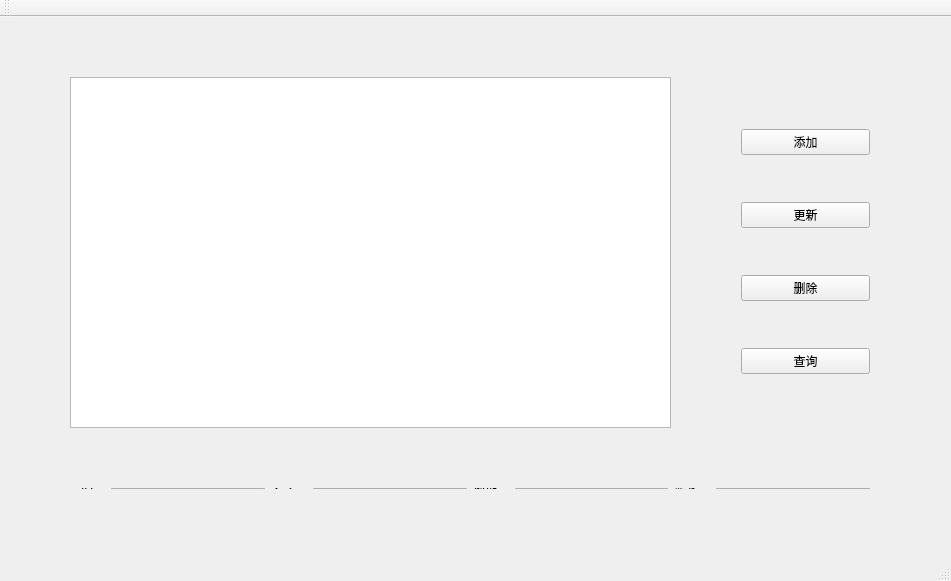
<?xml version="1.0" encoding="UTF-8"?>
<ui version="4.0">
 <class>MainWindow</class>
 <widget class="QMainWindow" name="MainWindow">
  <property name="geometry">
   <rect>
    <x>0</x>
    <y>0</y>
    <width>951</width>
    <height>581</height>
   </rect>
  </property>
  <property name="windowTitle">
   <string>MainWindow</string>
  </property>
  <widget class="QWidget" name="centralWidget">
   <widget class="QTableWidget" name="tableWidget">
    <property name="geometry">
     <rect>
      <x>70</x>
      <y>60</y>
      <width>601</width>
      <height>351</height>
     </rect>
    </property>
   </widget>
   <widget class="QWidget" name="">
    <property name="geometry">
     <rect>
      <x>730</x>
      <y>60</y>
      <width>151</width>
      <height>351</height>
     </rect>
    </property>
    <layout class="QVBoxLayout" name="verticalLayout">
     <item>
      <widget class="QPushButton" name="add_Btn">
       <property name="text">
        <string>添加</string>
       </property>
      </widget>
     </item>
     <item>
      <widget class="QPushButton" name="renew_Btn">
       <property name="text">
        <string>更新</string>
       </property>
      </widget>
     </item>
     <item>
      <widget class="QPushButton" name="delete_Btn">
       <property name="text">
        <string>删除</string>
       </property>
      </widget>
     </item>
     <item>
      <widget class="QPushButton" name="check_Btn">
       <property name="text">
        <string>查询</string>
       </property>
      </widget>
     </item>
    </layout>
   </widget>
   <widget class="QWidget" name="">
    <property name="geometry">
     <rect>
      <x>70</x>
      <y>460</y>
      <width>811</width>
      <height>23</height>
     </rect>
    </property>
    <layout class="QHBoxLayout" name="horizontalLayout">
     <item>
      <widget class="QLabel" name="label">
       <property name="text">
        <string>ID：</string>
       </property>
      </widget>
     </item>
     <item>
      <widget class="QLineEdit" name="ID_lineEdit"/>
     </item>
     <item>
      <widget class="QLabel" name="label_2">
       <property name="text">
        <string>名字：</string>
       </property>
      </widget>
     </item>
     <item>
      <widget class="QLineEdit" name="name_lineEdit"/>
     </item>
     <item>
      <widget class="QLabel" name="label_3">
       <property name="text">
        <string>地址：</string>
       </property>
      </widget>
     </item>
     <item>
      <widget class="QLineEdit" name="address_lineEdit"/>
     </item>
     <item>
      <widget class="QLabel" name="label_4">
       <property name="text">
        <string>薪水：</string>
       </property>
      </widget>
     </item>
     <item>
      <widget class="QLineEdit" name="salary_lineEdit"/>
     </item>
    </layout>
   </widget>
  </widget>
  <widget class="QMenuBar" name="menuBar">
   <property name="geometry">
    <rect>
     <x>0</x>
     <y>0</y>
     <width>951</width>
     <height>26</height>
    </rect>
   </property>
  </widget>
  <widget class="QToolBar" name="mainToolBar">
   <attribute name="toolBarArea">
    <enum>TopToolBarArea</enum>
   </attribute>
   <attribute name="toolBarBreak">
    <bool>false</bool>
   </attribute>
  </widget>
  <widget class="QStatusBar" name="statusBar"/>
 </widget>
 <layoutdefault spacing="6" margin="11"/>
 <resources/>
 <connections/>
</ui>
